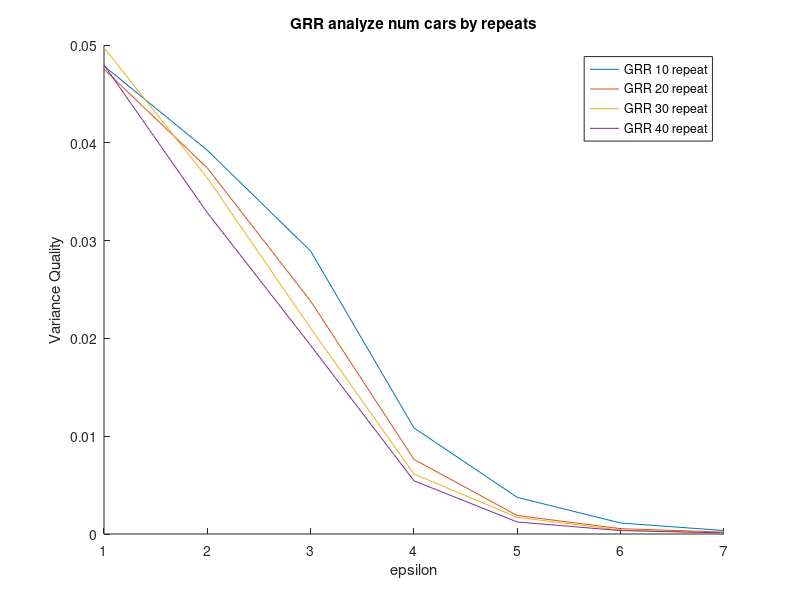

Here is the MATLAB script that generated this plot:
clc
clear
load("GRR_f_est_epsilon_phoenix_100_20EE_tiny_100R_V2.mat")
%10
f_hat(size(all_f_est,1),size(all_f_est,2),size(all_f_est,3))=0;
for k=1:10
    for i=1:size(all_f_est,1)
        for j=1:size(all_f_est,2)
            for e=1:size(all_f_est,3)
                f_hat(i,j,e)=f_hat(i,j,e)+all_f_est(i,j,e,k);
            end
        end
    end
end
f_hat=f_hat/10;
for e=1:size(all_f_est,3)
    for i=1:size(all_f_est,1)
        f_hat(i,:,e)=abs(f_hat(i,:,e))/(sum(abs(f_hat(i,:,e))));
    end
end
f_true_bar(size(all_f_est,1),size(all_f_est,2),size(all_f_est,3))=0;
for k=1:10
    for i=1:size(all_f_est,1)
        for j=1:size(all_f_est,2)
            for e=1:size(all_f_est,3)
                f_true_bar(i,j,e)=f_true_bar(i,j,e)+all_f_truth(i,j,e,k);
            end
        end
    end
end
f_true_bar=f_true_bar/10;
for e=1:size(all_f_est,3)
    for i=1:size(all_f_est,1)
        f_true_bar(i,:,e)=(f_true_bar(i,:,e))/(sum(((f_true_bar(i,:,e)))));
    end
end
S(1,size(all_f_est,3))=0;
for e=1:size(all_f_est,3)
    for i=1:size(all_f_est,1)
        for j=1:size(all_f_est,2)
            S(1,e)=S(1,e)+(f_true_bar(i,j,e)-f_hat(i,j,e)).^2;
            f_true_bar(i,j,e)
            f_hat(i,j,e)
        end
    end
end
S=S/(size(f_est,1)*size(f_est,2));
figure(1)
clf
hold on
plot(S)
%20
f_hat(size(all_f_est,1),size(all_f_est,2),size(all_f_est,3))=0;
for k=10:30
    for i=1:size(all_f_est,1)
        for j=1:size(all_f_est,2)
            for e=1:size(all_f_est,3)
                f_hat(i,j,e)=f_hat(i,j,e)+all_f_est(i,j,e,k);
            end
        end
    end
end
f_hat=f_hat/20;
for e=1:size(all_f_est,3)
    for i=1:size(all_f_est,1)
        f_hat(i,:,e)=abs(f_hat(i,:,e))/(sum(abs(f_hat(i,:,e))));
    end
end
f_true_bar(size(all_f_est,1),size(all_f_est,2),size(all_f_est,3))=0;
for k=10:30
    for i=1:size(all_f_est,1)
        for j=1:size(all_f_est,2)
            for e=1:size(all_f_est,3)
                f_true_bar(i,j,e)=f_true_bar(i,j,e)+all_f_truth(i,j,e,k);
            end
        end
    end
end
f_true_bar=f_true_bar/20;
for e=1:size(all_f_est,3)
    for i=1:size(all_f_est,1)
        f_true_bar(i,:,e)=(f_true_bar(i,:,e))/(sum(((f_true_bar(i,:,e)))));
    end
end
S(1,size(all_f_est,3))=0;
for e=1:size(all_f_est,3)
    for i=1:size(all_f_est,1)
        for j=1:size(all_f_est,2)
            S(1,e)=S(1,e)+(f_true_bar(i,j,e)-f_hat(i,j,e)).^2;
            f_true_bar(i,j,e)
            f_hat(i,j,e)
        end
    end
end
S=S/(size(f_est,1)*size(f_est,2));
plot(S)
%30
f_hat(size(all_f_est,1),size(all_f_est,2),size(all_f_est,3))=0;
for k=30:60
    for i=1:size(all_f_est,1)
        for j=1:size(all_f_est,2)
            for e=1:size(all_f_est,3)
                f_hat(i,j,e)=f_hat(i,j,e)+all_f_est(i,j,e,k);
            end
        end
    end
end
f_hat=f_hat/30;
for e=1:size(all_f_est,3)
    for i=1:size(all_f_est,1)
        f_hat(i,:,e)=abs(f_hat(i,:,e))/(sum(abs(f_hat(i,:,e))));
    end
end
f_true_bar(size(all_f_est,1),size(all_f_est,2),size(all_f_est,3))=0;
for k=30:60
    for i=1:size(all_f_est,1)
        for j=1:size(all_f_est,2)
            for e=1:size(all_f_est,3)
                f_true_bar(i,j,e)=f_true_bar(i,j,e)+all_f_truth(i,j,e,k);
            end
        end
    end
end
f_true_bar=f_true_bar/30;
for e=1:size(all_f_est,3)
    for i=1:size(all_f_est,1)
        f_true_bar(i,:,e)=(f_true_bar(i,:,e))/(sum(((f_true_bar(i,:,e)))));
    end
end
S(1,size(all_f_est,3))=0;
for e=1:size(all_f_est,3)
    for i=1:size(all_f_est,1)
        for j=1:size(all_f_est,2)
            S(1,e)=S(1,e)+(f_true_bar(i,j,e)-f_hat(i,j,e)).^2;
            f_true_bar(i,j,e)
            f_hat(i,j,e)
        end
    end
end
S=S/(size(f_est,1)*size(f_est,2));
plot(S)
%40
f_hat(size(all_f_est,1),size(all_f_est,2),size(all_f_est,3))=0;
for k=60:100
    for i=1:size(all_f_est,1)
        for j=1:size(all_f_est,2)
            for e=1:size(all_f_est,3)
                f_hat(i,j,e)=f_hat(i,j,e)+all_f_est(i,j,e,k);
            end
        end
    end
end
f_hat=f_hat/40;
for e=1:size(all_f_est,3)
    for i=1:size(all_f_est,1)
        f_hat(i,:,e)=abs(f_hat(i,:,e))/(sum(abs(f_hat(i,:,e))));
    end
end
f_true_bar(size(all_f_est,1),size(all_f_est,2),size(all_f_est,3))=0;
for k=60:100
    for i=1:size(all_f_est,1)
        for j=1:size(all_f_est,2)
            for e=1:size(all_f_est,3)
                f_true_bar(i,j,e)=f_true_bar(i,j,e)+all_f_truth(i,j,e,k);
            end
        end
    end
end
f_true_bar=f_true_bar/40;
for e=1:size(all_f_est,3)
    for i=1:size(all_f_est,1)
        f_true_bar(i,:,e)=(f_true_bar(i,:,e))/(sum(((f_true_bar(i,:,e)))));
    end
end
S(1,size(all_f_est,3))=0;
for e=1:size(all_f_est,3)
    for i=1:size(all_f_est,1)
        for j=1:size(all_f_est,2)
            S(1,e)=S(1,e)+(f_true_bar(i,j,e)-f_hat(i,j,e)).^2;
            f_true_bar(i,j,e)
            f_hat(i,j,e)
        end
    end
end
S=S/(size(f_est,1)*size(f_est,2));
plot(S)
legend({'GRR 10 repeat','GRR 20 repeat','GRR 30 repeat','GRR 40 repeat'})
% load("GRR_f_est_epsilon_phoenix_100_20EE_tiny_100R_double_V2.mat.mat")
% f_hat(size(all_f_est,1),size(all_f_est,2),size(all_f_est,3))=0;
% for k=1:size(all_f_est,4)
%     for i=1:size(all_f_est,1)
%         for j=1:size(all_f_est,2)
%             for e=1:size(all_f_est,3)
%                 f_hat(i,j,e)=f_hat(i,j,e)+all_f_est(i,j,e,k);
%             end
%         end
%     end
% end
% f_hat=f_hat/size(all_f_est,4);
% for e=1:size(all_f_est,3)
%     for i=1:size(all_f_est,1)
%         f_hat(i,:,e)=abs(f_hat(i,:,e))/(sum(abs(f_hat(i,:,e))));
%     end
% end
% f_true_bar(size(all_f_est,1),size(all_f_est,2),size(all_f_est,3))=0;
% for k=1:size(all_f_est,4)
%     for i=1:size(all_f_est,1)
%         for j=1:size(all_f_est,2)
%             for e=1:size(all_f_est,3)
%                 f_true_bar(i,j,e)=f_true_bar(i,j,e)+all_f_truth(i,j,e,k);
%             end
%         end
%     end
% end
% f_true_bar=f_true_bar/size(all_f_est,4);
% for e=1:size(all_f_est,3)
%     for i=1:size(all_f_est,1)
%         f_true_bar(i,:,e)=(f_true_bar(i,:,e))/(sum(((f_true_bar(i,:,e)))));
%     end
% end
% S(1,size(all_f_est,3))=0;
% for e=1:size(all_f_est,3)
%     for i=1:size(all_f_est,1)
%         for j=1:size(all_f_est,2)
%             S(1,e)=S(1,e)+(f_true_bar(i,j,e)-f_hat(i,j,e)).^2;
%             f_true_bar(i,j,e)
%             f_hat(i,j,e)
%         end
%     end
% end
% S=S/(size(f_est,1)*size(f_est,2));
% % S(1,1)=S(1,1)*1.02;
% plot(S)
%FINISHED GRR
% legend({'GRR full cars','GRR double cars','GRR triple cars'})
title('GRR analyze num cars by repeats')
xlabel("\epsilon")
ylabel("Variance Quality")
